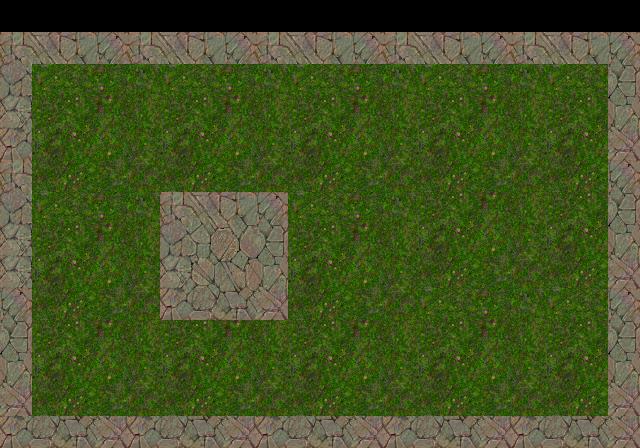

This game map was drawn from its Tiled (.tmx) file and the tilesets committed beside it. A one-line description and the trimmed map source follow:
An orthogonal 20x14 tile map with 32x32 px tiles, 1 tile layer (Tile Layer 1), 2 tilesets.

<map version="1.0" orientation="orthogonal" width="20" height="14" tilewidth="32" tileheight="32">
 <tileset firstgid="1" name="Grass" tilewidth="32" tileheight="32">
  <image source="grass.png" width="128" height="128" />
 </tileset>
 <tileset firstgid="17" name="Rocks" tilewidth="32" tileheight="32">
  <properties>
   <property name="blocked" value="true" />
  </properties>
  <image source="rocks.png" width="128" height="128" />
  <tile id="0">
   <properties>
    <property name="blocked" value="true" />
   </properties>
  </tile>
  <tile id="1">
   <properties>
    <property name="blocked" value="true" />
   </properties>
  </tile>
  <tile id="2">
   <properties>
    <property name="blocked" value="true" />
   </properties>
  </tile>
  <tile id="3">
   <properties>
    <property name="blocked" value="true" />
   </properties>
  </tile>
  <tile id="4">
   <properties>
    <property name="blocked" value="true" />
   </properties>
  </tile>
  <tile id="5">
   <properties>
    <property name="blocked" value="true" />
   </properties>
  </tile>
  <tile id="6">
   <properties>
    <property name="blocked" value="true" />
   </properties>
  </tile>
  <tile id="7">
   <properties>
    <property name="blocked" value="true" />
   </properties>
  </tile>
  <tile id="8">
   <properties>
    <property name="blocked" value="true" />
   </properties>
  </tile>
  <tile id="9">
   <properties>
    <property name="blocked" value="true" />
   </properties>
  </tile>
  <tile id="10">
   <properties>
    <property name="blocked" value="true" />
   </properties>
  </tile>
  <tile id="11">
   <properties>
    <property name="blocked" value="true" />
   </properties>
  </tile>
  <tile id="12">
   <properties>
    <property name="blocked" value="true" />
   </properties>
  </tile>
  <tile id="13">
   <properties>
    <property name="blocked" value="true" />
   </properties>
  </tile>
  <tile id="14">
   <properties>
    <property name="blocked" value="true" />
   </properties>
  </tile>
  <tile id="15">
   <properties>
    <property name="blocked" value="true" />
   </properties>
  </tile>
 </tileset>
 <layer name="Tile Layer 1" width="20" height="14">
  <data>[280 cells, 260 non-empty, 32 distinct tile ids]</data>
 </layer>
</map>